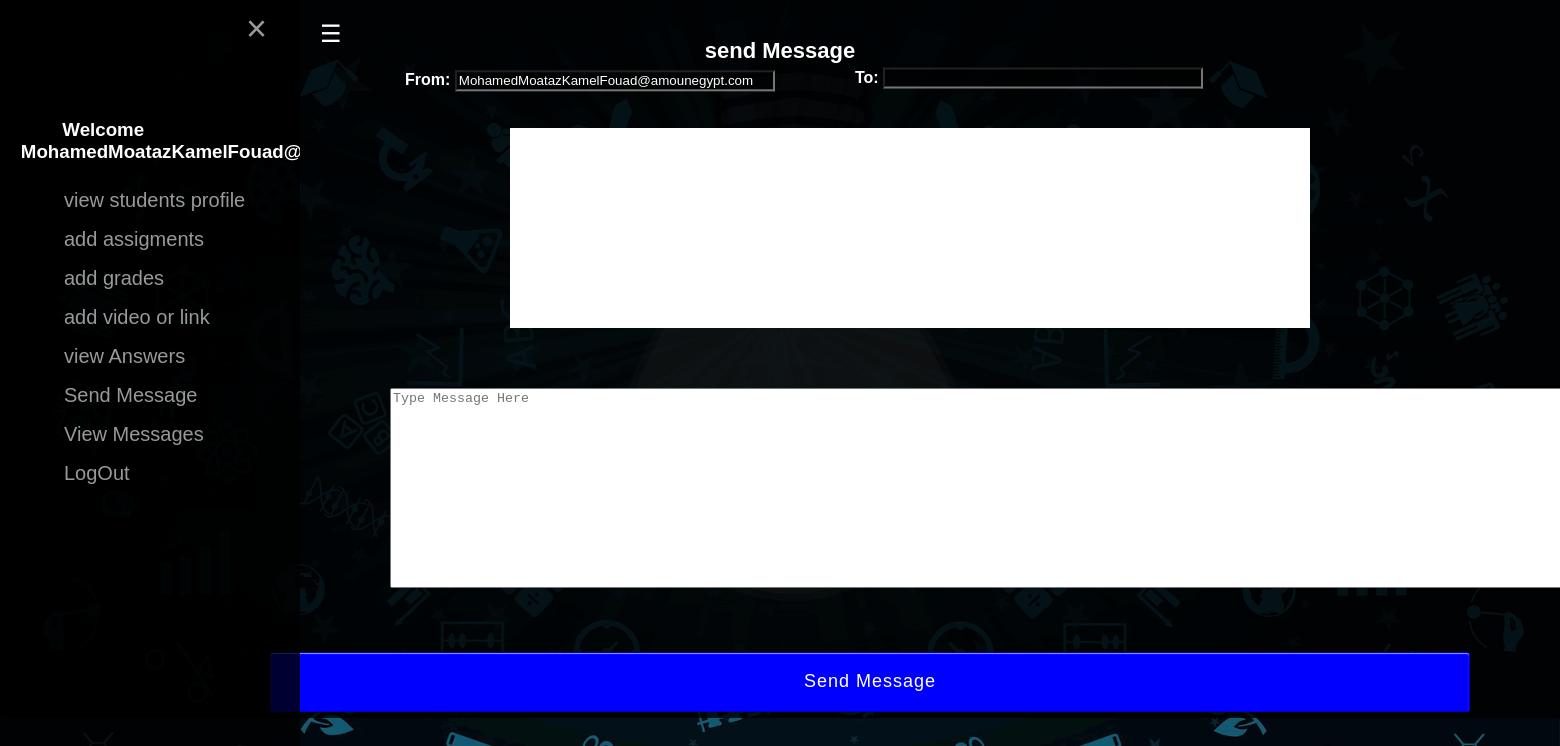
Before: /sendMessageTeacher.php (signed in) with the older database file.
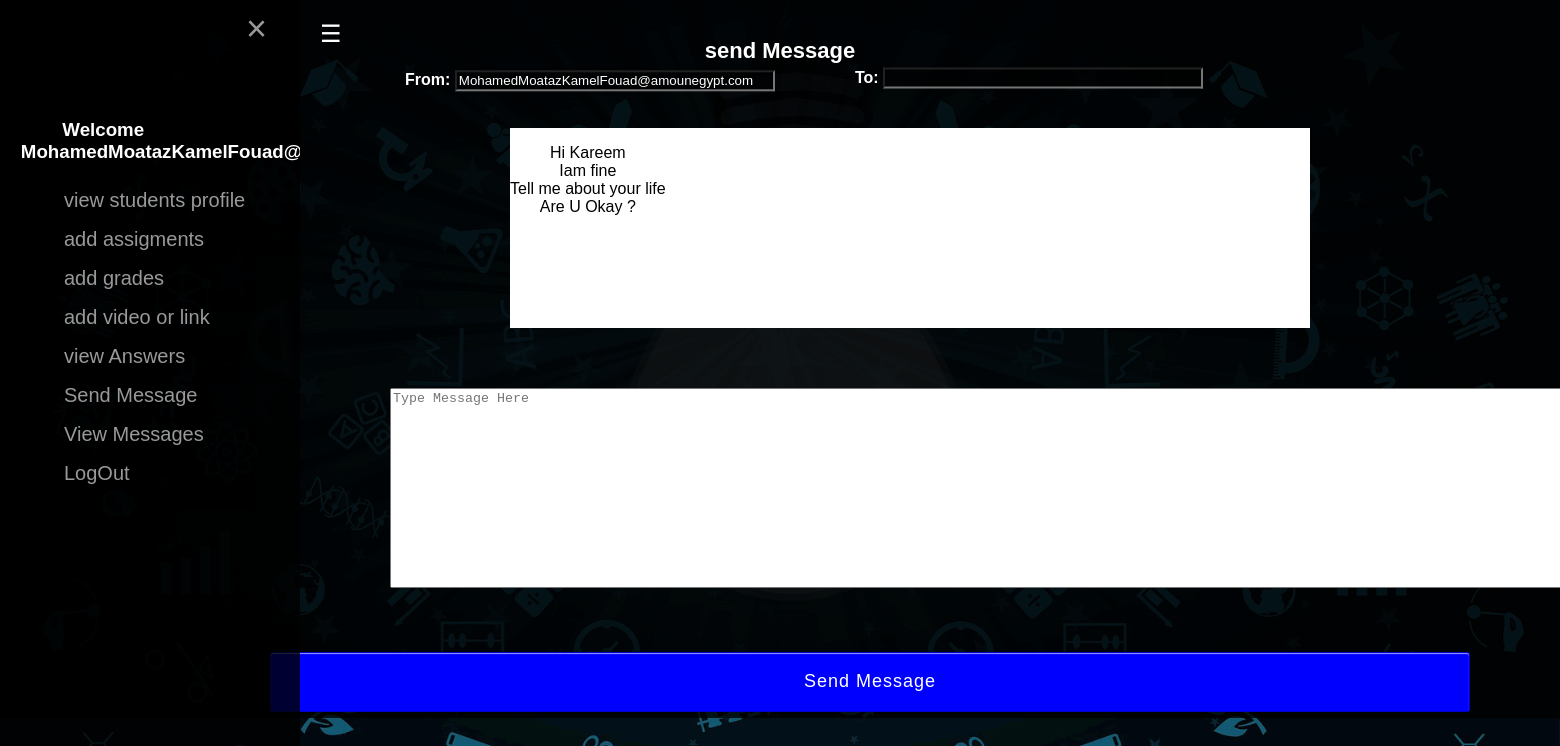
After: the same page with the newer database file.
### tables this page shows
CREATE TABLE `Chat` (
  `ID` int(11) NOT NULL,
  `Sender` varchar(80) NOT NULL,
  `Receiver` varchar(80) NOT NULL,
  `message` varchar(255) NOT NULL,
  `messageType` varchar(20) NOT NULL
);

### sendMessageTeacher.php (the view, shortened to what this page needs)
<div class="wrapper">
<?php include "dB.php";
include "teacherfrontEnd.php";
 ?>
<div class="main_container">
<div class="item">
<form method="POST" action="">
<div class="box">
<h1>send Message</h1>
<br><div class="wra">
<h4>From:
   <input type="text" name="S" class='from' readonly value="<?php
     $result = mysqli_query($conn, "SELECT email FROM Registration WHERE email='".$_SESSION["email"]."'");
      if($row = mysqli_fetch_array($result)){
      echo $row['email'];
      }
      ?>
      ">
      </h4>
        <h4 class='to'>To:
   <input type="text" name="R" readonly value="<?php
      $result = mysqli_query($conn, "SELECT email FROM Registration WHERE ID='".$_GET['!?']."'-255");
      if($row = mysqli_fetch_array($result)){
      echo $row['email'];
    }
    ?>
    ">
    </h4>
  <div class="rec">
  <?php
    $result = mysqli_query($conn, "SELECT * FROM Chat WHERE Sender='".$_SESSION['email']."'");
 echo '<p class="send">';
while($row = mysqli_fetch_array($result)){
  echo $row['message']. '<br>';
}
echo '</p>';
 ?>
 </div>
    <textarea placeholder="Type Message Here" name="M"></textarea><br><br><br>
    <input type="submit" name="sub" value="Send Message">
    </div>
    </div>
    </div>
  </div>
  </div>

Changed rows visible on the page:
added chat: message "Hi Kareem"
added chat: message "Iam fine"
added chat: message "Tell me about your life"
added chat: message "Are U Okay ?"
